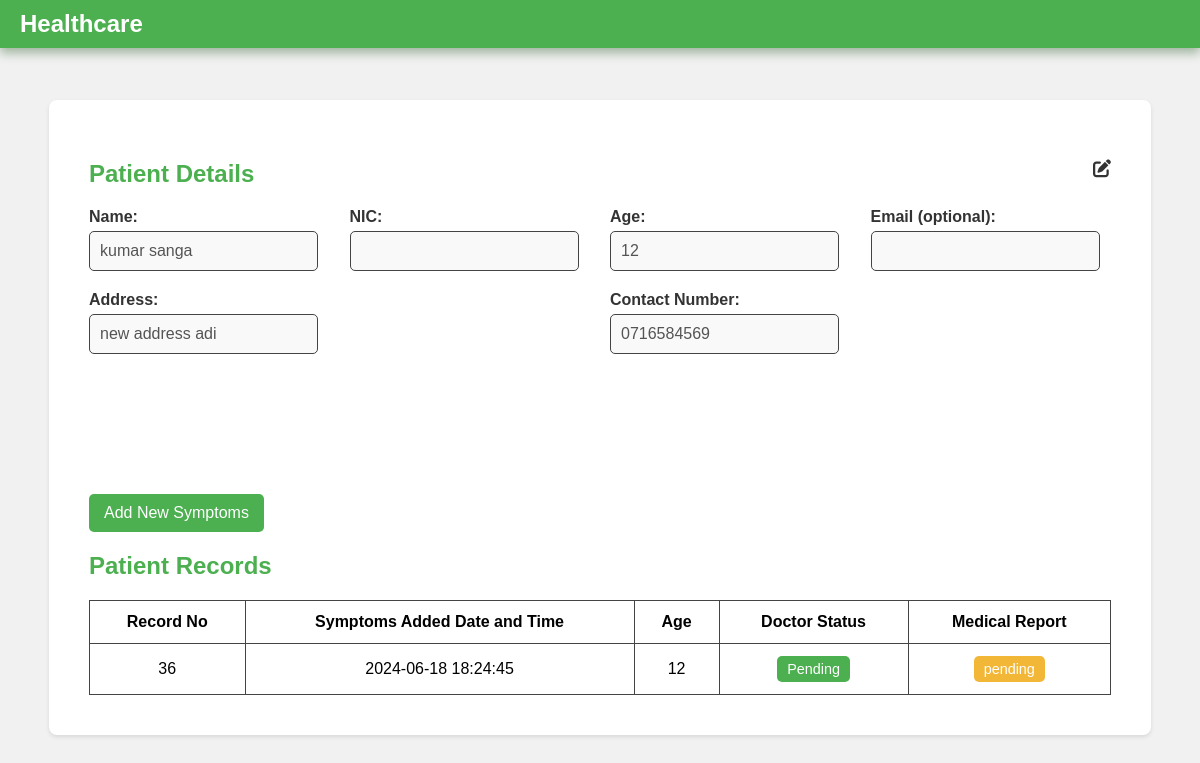
The app's page /reception/profile-view.php?p_id=21, older data.
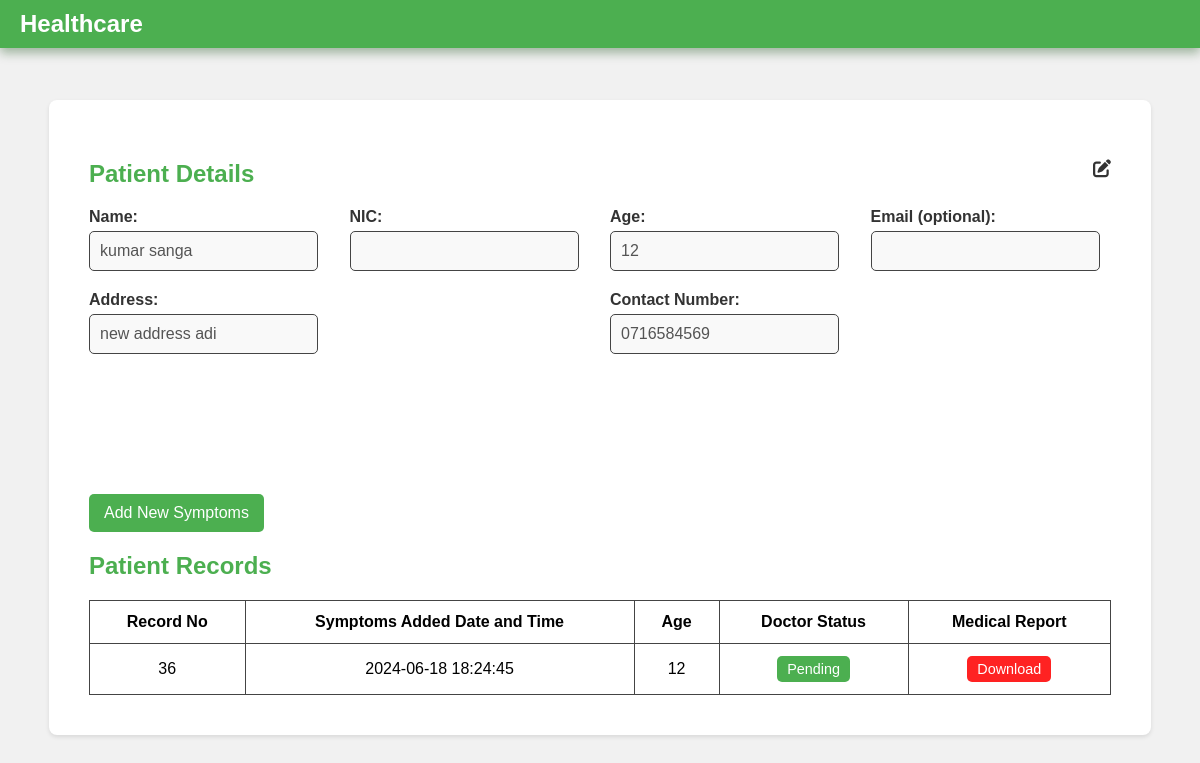
The same page, newer data.
### tables this page shows
CREATE TABLE IF NOT EXISTS `patients_details` (
  `id` int NOT NULL AUTO_INCREMENT,
  `patients_id` int DEFAULT NULL,
  `age` int DEFAULT NULL,
  `reception_id` varchar(50) DEFAULT NULL,
  `symptoms` text,
  `medical_report` text,
  `Prescriptions` text,
  `Prescriptions_date` datetime DEFAULT NULL,
  `doctor_id` varchar(50) DEFAULT NULL,
  `symptoms_date` datetime DEFAULT NULL,
  `medicine_status` varchar(50) DEFAULT 'pending',
  PRIMARY KEY (`id`),
  KEY `FK_patients_details_register_patients` (`patients_id`),
  KEY `FK_patients_details_register_reception` (`reception_id`),
  KEY `FK_patients_details_registered_doctor` (`doctor_id`),
  CONSTRAINT `FK_patients_details_register_patients` FOREIGN KEY (`patients_id`) REFERENCES `registered_patients` (`p_id`),
  CONSTRAINT `FK_patients_details_register_reception` FOREIGN KEY (`reception_id`) REFERENCES `registered_reception` (`id_num`),
  CONSTRAINT `FK_patients_details_registered_doctor` FOREIGN KEY (`doctor_id`) REFERENCES `registered_doctor` (`id_num`)
);

### connection.php (called while the page is built, shortened)
<?php
class Database
{
    public static $connection;
    public static function SetUpConnection()
    {
        if (!isset(Database::$connection)) {
            Database::$connection = new mysqli("localhost", "root", "Chalithac*#3031", "healthcare", "3306");
        }
    }
    public static function search($q)
    {
        return Database::$connection->query($q);
    }
}

### reception/profile-view.php (the view, shortened to what the changed rows need)
<?php
require_once "../connection.php";
$patient_id = $_GET["p_id"];
?>
<!DOCTYPE html>
<html lang="en">
<head>
    <link rel="stylesheet" href="../assets/css/common.css">
    <link rel="stylesheet" href="../assets/css/header.css">
    <link rel="stylesheet" href="../assets/css/profile-view.css">
    <link rel="stylesheet" href="https://cdnjs.cloudflare.com/ajax/libs/font-awesome/6.5.2/css/all.min.css" />
</head>
<body>
    <div class="container">
        <div class="profile-details">
            <div class="detail-heading">
                <h2>Patient Details</h2>
            </div>
        </div>
        <div class="symptoms-table-container">
            <h2>Patient Records</h2>
            <table id="symptomsTable">
                <thead>
                    <tr>
                        <th>Record No</th>
                        <th>Symptoms Added Date and Time</th>
                        <th>Age</th>
                        <th>Doctor Status</th>
                        <th>Medical Report</th>
                    </tr>
                </thead>
                <tbody>
                    <?php
                    $patientDetailsResultSet = Database::search("SELECT * FROM `patients_details` WHERE `patients_id` = '" . $patient_id . "'");
                    $patientDetailsCount = $patientDetailsResultSet->num_rows;
                    if ($patientDetailsCount > 0) {
                        while ($patientDetailsResult = $patientDetailsResultSet->fetch_assoc()) {
                            $recordId = $patientDetailsResult["id"];
                    ?>
                            <tr>
                                <td onclick="showPopup('details-popup-<?php echo $recordId; ?>')"><?php echo $recordId; ?></td>
                                <td onclick="showPopup('details-popup-<?php echo $recordId; ?>')"><?php echo $patientDetailsResult["symptoms_date"]; ?></td>
                                <td onclick="showPopup('details-popup-<?php echo $recordId; ?>')"><?php echo $patientDetailsResult["age"]; ?></td>
                                <?php if (empty($patientDetailsResult["Prescriptions"])) { ?>
                                    <td><button class="status-btn pending">Pending</button></td>
                                <?php } else { ?>
                                    <td><button class="status-btn checked">Checked</button></td>
                                <?php } ?>
                                <?php if (($patientDetailsResult["medical_report"]) == 'no') { ?>
                                    <td><button style="background-color: #85696D;" class="status-btn pending">No</button></td>
                                <?php } else if (($patientDetailsResult["medical_report"]) == 'yes') { ?>
                                    <td><button style="background-color: #f3b738;" class="status-btn checked">pending</button></td>
                                <?php }else { ?>
                                    <td><button onclick="downloadmediReport(<?php echo $recordId; ?>);" style="background-color: #ff2222;" class="status-btn checked">Download</button></td>
                                <?php } ?>
                            </tr>
                    <?php
                        }
                    }
                    ?>
                </tbody>
            </table>
        </div>
    </div>
</body>
</html>

Row changes from the older to the newer data that the page shows:
changed patients_details id 36: medical_report "pending" → "Download"
